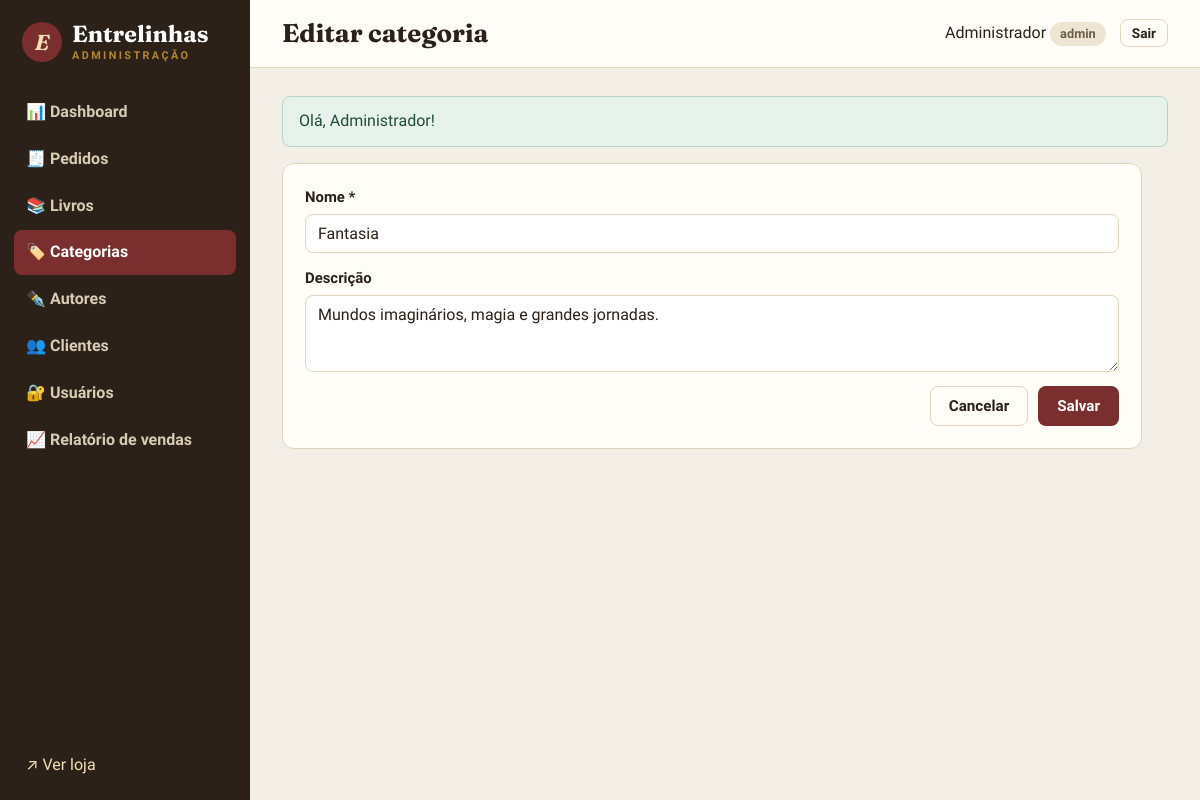
The page /admin/categorias/2/editar (signed in) on the database its author committed.
### tables this page shows
CREATE TABLE categorias (
    id          INT UNSIGNED AUTO_INCREMENT PRIMARY KEY,
    nome        VARCHAR(60) NOT NULL UNIQUE,
    descricao   VARCHAR(255) NULL
);

### app/Core/Controller.php (called while the page is built, shortened)
<?php
class Controller
{
    public function render(string $view, array $dados = [], string $layout = 'public'): void
    {
        extract($dados);
        require APP_PATH . "/Views/{$view}.php";
    }
    protected function renderAdmin(string $view, array $dados = []): void
    {
        $this->render('admin/' . $view, $dados, 'admin');
    }
}

### app/Controllers/Admin/CategoriaController.php (called while the page is built, shortened)
<?php
class CategoriaController extends Controller
{
    private Categoria $model;
    public function __construct()
    {
        $this->model = new Categoria();
    }
    public function edit(int $id): void
    {
        $categoria = $this->model->find($id) ?? $this->naoEncontrado();
        $this->renderAdmin('categorias/form', ['titulo' => 'Editar categoria', 'categoria' => $categoria]);
    }
}

### public/index.php (called while the page is built, shortened)
<?php
require dirname(__DIR__) . '/app/bootstrap.php';
$router = new App\Core\Router();
$router->dispatch($_SERVER['REQUEST_URI'], $_SERVER['REQUEST_METHOD']);

### app/bootstrap.php (called while the page is built, shortened)
<?php
spl_autoload_register(function (string $classe): void {
    $prefixo = 'App\\';
    $relativo = str_replace('\\', '/', substr($classe, strlen($prefixo)));
    $arquivo = APP_PATH . '/' . $relativo . '.php';
});
require APP_PATH . '/helpers.php';

### app/Core/Database.php (called while the page is built, shortened)
<?php
class Database
{
    private static ?PDO $conexao = null;
    private static array $config = [];
    public static function configure(array $config): void
    {
        self::$config = $config;
    }
    public static function getConnection(): PDO
    {
        if (self::$conexao === null) {
            $c = self::$config;
            $dsn = "mysql:host={$c['host']};port={$c['port']};dbname={$c['name']};charset={$c['charset']}";
            try {
                self::$conexao = new PDO($dsn, $c['user'], $c['pass'], [
                    PDO::ATTR_ERRMODE => PDO::ERRMODE_EXCEPTION,
                    PDO::ATTR_DEFAULT_FETCH_MODE => PDO::FETCH_ASSOC,
                    PDO::ATTR_EMULATE_PREPARES => false,
                ]);
            } catch (PDOException $e) {
                http_response_code(500);
                exit('<h1>Erro ao conectar ao banco de dados</h1><p>Verifique se o container MySQL está rodando '
                    . '(<code>docker compose up -d db</code>).</p><pre>' . htmlspecialchars($e->getMessage()) . '</pre>');
            }
        }
        return self::$conexao;
    }
}

### app/Core/Model.php (called while the page is built, shortened)
<?php
abstract class Model
{
    protected PDO $db;
    protected string $tabela;
    public function __construct()
    {
        $this->db = Database::getConnection();
    }
    public function find(int $id): ?array
    {
        $stmt = $this->db->prepare("SELECT * FROM {$this->tabela} WHERE id = :id");
        $stmt->execute(['id' => $id]);
        return $stmt->fetch() ?: null;
    }
}

### app/helpers.php (called while the page is built, shortened)
<?php
function e(mixed $valor): string
{
    return htmlspecialchars((string) ($valor ?? ''), ENT_QUOTES, 'UTF-8');
}
function base_path(): string
{
    $dir = str_replace('\\', '/', dirname($_SERVER['SCRIPT_NAME'] ?? '/'));
    return rtrim($dir, '/');
}
function url(string $caminho = ''): string
{
    return base_path() . '/' . ltrim($caminho, '/');
}
function old(string $campo, mixed $padrao = ''): mixed
{
    return $_SESSION['old'][$campo] ?? $padrao;
}

### app/Views/admin/categorias/form.php (the view, shortened to what this page needs)
<?php $acao = $categoria ? "admin/categorias/{$categoria['id']}/atualizar" : 'admin/categorias/salvar'; ?>
<form action="<?= url($acao) ?>" method="post" class="painel form-admin" data-validar novalidate>
    <label>Nome *
        <input type="text" name="nome" value="<?= e(old('nome', $categoria['nome'] ?? '')) ?>" required minlength="3" maxlength="60">
    </label>
    <label>Descrição
        <textarea name="descricao" rows="3" maxlength="255"><?= e(old('descricao', $categoria['descricao'] ?? '')) ?></textarea>
    </label>
    <div class="form-botoes">
        <a href="<?= url('admin/categorias') ?>" class="btn btn-contorno">Cancelar</a>
        <button class="btn btn-primario">Salvar</button>
    </div>
</form>

### app/Core/Router.php (shortened to what this page needs)
<?php
class Router
{
    private array $rotas = [];
    private function add(string $metodo, string $caminho, array $acao): void
    {
        $regex = preg_replace('#\{(\w+)\}#', '(?P<$1>\d+)', rtrim($caminho, '/') ?: '/');
        $this->rotas[$metodo]['#^' . $regex . '$#'] = $acao;
    }
    public function dispatch(string $uri, string $metodo): void
    {
        $caminho = parse_url($uri, PHP_URL_PATH) ?? '/';
        $caminho = rtrim($caminho, '/') ?: '/';
        foreach ($this->rotas[$metodo] ?? [] as $regex => [$controller, $acao]) {
            if (preg_match($regex, $caminho, $m)) {
                $params = array_map('intval', array_filter($m, 'is_string', ARRAY_FILTER_USE_KEY));
                (new $controller())->$acao(...array_values($params));
                return;
            }
        }
    }
}

### public/assets/css/style.css (style rules this page uses)
:root { --papel: #f7f1e6; --papel-escuro: #efe5d3; --cartao: #fffdf8; --tinta: #2b2118; --tinta-suave: #6d5d4e; --borda: #e2d4bc; --vinho: #7a2e2e; --vinho-escuro: #5e2121; --verde: #2f5d50; --ouro: #b8862f; --perigo: #b33a3a; --sombra: 0 1px 2px rgba(43, 33, 24, .06), 0 6px 18px rgba(43, 33, 24, .07); --raio: 10px; --serif: 'Fraunces', Georgia, 'Times New Roman', serif; --sans: 'Source Sans 3', system-ui, -apple-system, 'Segoe UI', sans-serif; }
* { box-sizing: border-box; }
body { margin: 0; font-family: var(--sans); font-size: 16px; line-height: 1.55; color: var(--tinta); background: var(--papel); }
a { color: var(--vinho); text-decoration: none; }
.btn { display: inline-flex; align-items: center; justify-content: center; gap: 6px; padding: 10px 18px; border-radius: 8px; border: 1.5px solid transparent; font: 600 .95rem var(--sans); cursor: pointer; text-decoration: none !important; transition: background .15s, color .15s, transform .1s; }
.btn-primario { background: var(--vinho); color: #fff; }
.btn-contorno { background: transparent; border-color: var(--borda); color: var(--tinta); }
label { display: flex; flex-direction: column; gap: 5px; font-weight: 600; font-size: .93rem; margin-bottom: 14px; }
input, select, textarea { font: 400 1rem var(--sans); padding: 9px 12px; border: 1.5px solid var(--borda); border-radius: 8px; background: #fff; color: var(--tinta); width: 100%; }
body.admin { display: grid; grid-template-columns: 250px 1fr; min-height: 100vh; background: #f4efe6; }
.painel { background: var(--cartao); border: 1px solid var(--borda); border-radius: 12px; padding: 22px; margin-bottom: 22px; }
.form-admin { max-width: 860px; }
.form-botoes { display: flex; justify-content: flex-end; gap: 10px; margin-top: 8px; grid-column: 1 / -1; }

### rows shown on the page
categorias: nome "Fantasia", descricao "Mundos imaginários, magia e grandes jornadas."

### other values the page prints
$f['mensagem'] "Olá, Administrador!"
